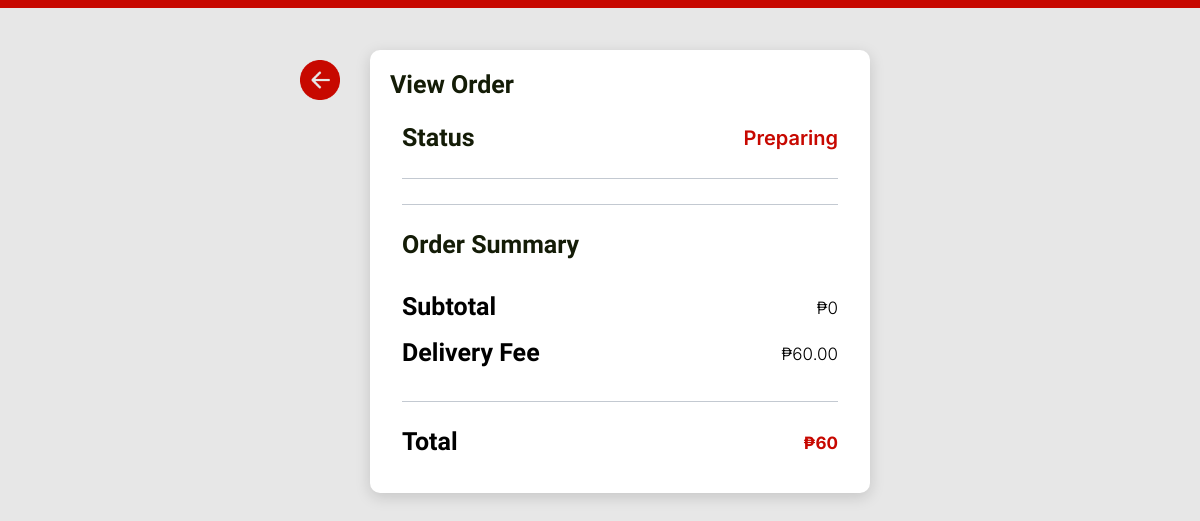
Page /admin/view-order.php?o_id=4 (signed in) on the earlier database version.
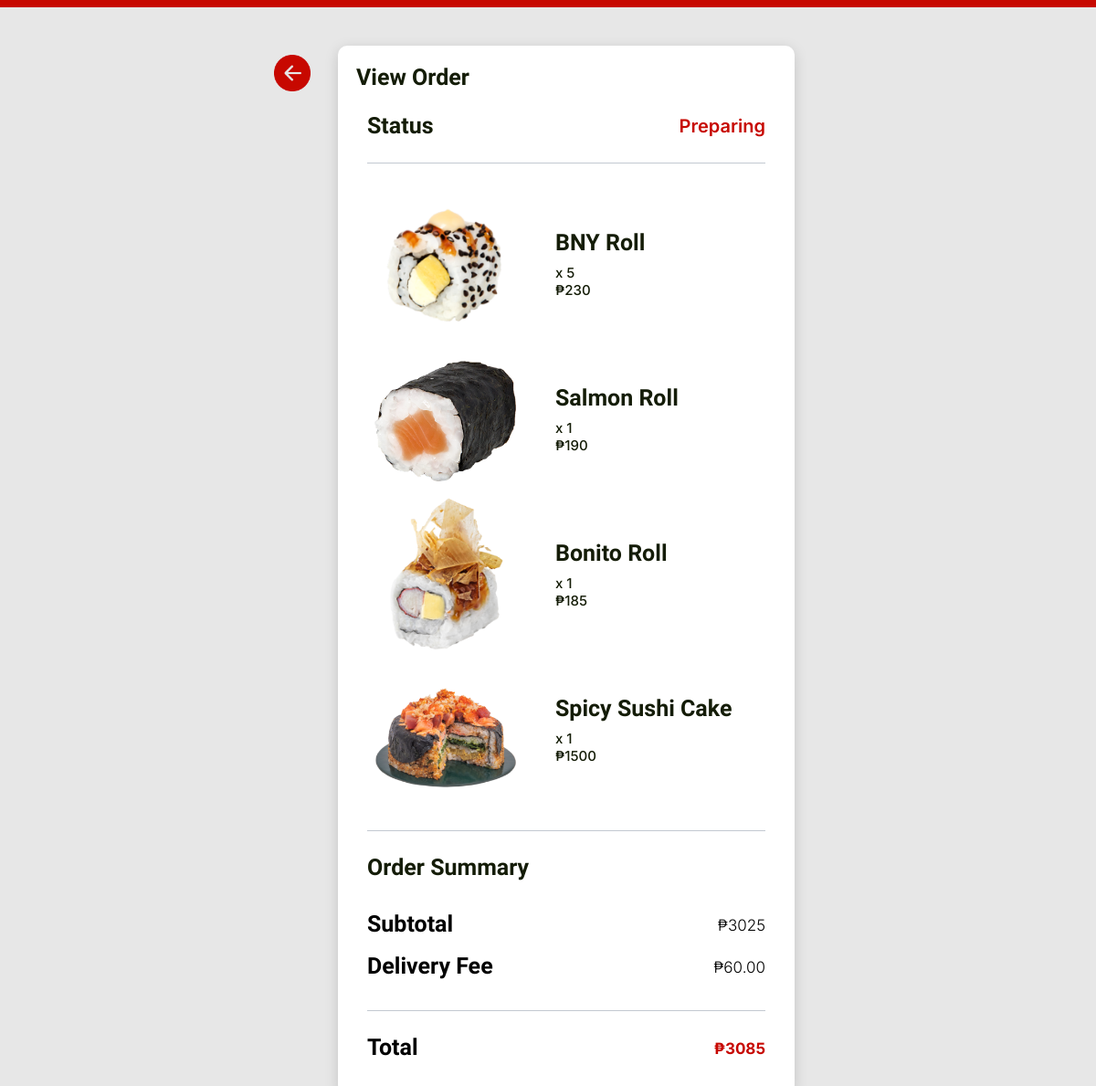
Same page on the later database version.
### tables this page shows
CREATE TABLE `user_orders` (
  `id` int(11) NOT NULL,
  `order_number` int(11) NOT NULL,
  `product_id` int(255) NOT NULL,
  `quantity` int(11) NOT NULL,
  `date` datetime DEFAULT NULL,
  `status` int(11) DEFAULT NULL,
  `user_id` int(11) DEFAULT NULL
);

CREATE TABLE `products` (
  `p_id` int(11) NOT NULL,
  `image` varchar(400) DEFAULT NULL,
  `productName` varchar(255) DEFAULT NULL,
  `price` int(11) NOT NULL,
  `category` int(11) DEFAULT NULL
);

### admin/view-order.php (the view, shortened to what this page needs)
<?php
require "../conn.php";
?>
<!DOCTYPE html>
<html dir="ltr" lang="en">
<head>
    <link href="../css/style.min.css" rel="stylesheet">
    <link href="../css/pagestyles.css" rel="stylesheet">
</head>
<body>
    <div class="wrapper">
        <div class="top-line"></div>
        <div class="back-icon">
            <a href="../admin/order-history.php">
                <img src="../img/backicon.png">
            </a>
        </div>
        <div class="edituserblock">
            <h2>View Order</h2>
            <div class="container">
                <div class="status">
                    <h2 class="status-label">Status</h2>
                    <?php
                    $id = $_GET['o_id'];
                    $query = "SELECT * FROM user_orders JOIN products ON user_orders.product_id = products.p_id WHERE order_number = $id";
                    $result = mysqli_query($conn, $query);
                    $row = mysqli_fetch_assoc($result);
                    if ($row['status'] = 1) {
                        echo "<div class='order-progress p-preparing'>Preparing</div>";
                    } elseif ($row['status'] = 2) {
                        echo "<div class='order-progress p-delivery'>Out for Delivery</div>";
                    } else {
                        echo "<div class='order-progress p-none'>No ongoing order</div>";
                    }
                    ?>
                </div>
                <div class="hline"></div>
                <?php
                $query = "SELECT * FROM user_orders JOIN products ON user_orders.product_id = products.p_id WHERE order_number = $id";
                $result = mysqli_query($conn, $query);
                $subTotal = 0;
                while ($row = mysqli_fetch_assoc($result)) {
                    ?>
                    <div class="d-flex">
                        <div class="food-item-1 w-100">
                            <div class="d-flex align-items-center">
                                <div class="food-img flex-shrink-0">
                                    <img src="../img/menu/<?php echo $row['image'] ?>" alt="food image" width="170"
                                        height="170">
                                </div>
                                <div class="food-content flex-grow-1 ms-3">
                                    <div class="fn">
                                        <h2 class="food-name">
                                            <?php echo $row['productName'] ?>
                                        </h2>
                                        <span class="fn-quantity">x <?php echo $row['quantity'] ?></span>
                                    </div>
                                    <span class="food-price">₱<?php echo $row['price'] ?></span>
                                </div>
                            </div>
                        </div>
                    </div>
                    <?php
                    $subTotal += $row['price'] * $row['quantity'];
                } ?>
                <div class="hline"></div>
                <div>
                    <h2>Order Summary</h2>
                    <div class="subtotal">
                        <h2 class="subtotal-label">Subtotal</h2>
                        <span class="subtotal-price">₱<?php echo $subTotal; ?></span>
                    </div>
                    <div class="df">
                        <h2 class="df-label">Delivery Fee</h2>
                        <span class="df-price">₱60.00</span>
                    </div>
                    <div class="hline"></div>
                    <div class="total">
                        <h2 class="total-label">Total</h2>
                        <span class="total-price">₱<?php echo $subTotal+60; ?></span>
                    </div>
                </div>
            </div>
        </div>
    </div>
</body>
</html>

### css/pagestyles.css (style rules this page uses)
body { font: 14px sans-serif; background-color: #e7e7e7; color: #141C07; }
.wrapper { width: 360px; padding: 20px; }
.wrapper { width: 400px; margin: 0 auto; }
.top-line { position: absolute; height: 8px; left: -0.21%; right: 0%; top: 0px; background: #C70800; }
.back-icon img { width: 40px; height: 40px; top: 60px; left: calc(50% - 500px/2); position: absolute; }
.edituserblock { background-color: #fff; border-radius: 10px; padding: 20px; width: 400px; margin-top: 30px; box-shadow: 0px 4px 15px rgba(0, 0, 0, 0.15); }
.edituserblock h2 { font-weight: 700; font-size: 25px; font-family: 'Readex Pro'; }

### admin/view-order.php (style rules this page uses)
body { font: 14px sans-serif; background-color: #e7e7e7; color: #141C07; }
.wrapper { width: 360px; padding: 20px; }
.wrapper { width: 500px; margin: 0 auto; }
.edituserblock { background-color: #fff; border-radius: 10px; padding: 20px; width: 500px; margin-top: 30px; box-shadow: 0px 4px 15px rgba(0, 0, 0, 0.15); }
.back-icon img { width: 40px; height: 40px; top: 60px; left: calc(50% - 600px/2); position: absolute; }
.status { padding-top: 15px; align-items: center; display: flex; }
.status-label { font-family: 'Readex Pro'; font-weight: 700; font-style: normal; margin-bottom: 0; }
.order-progress { font-family: 'Inter'; font-size: 20px; align-items: center; color: #C70800; font-weight: 600; font-style: normal; margin-left: auto; text-align: right; }
.food-name { font-family: 'Readex Pro'; font-weight: 700; margin-left: 20px; }
.fn-quantity { font-family: 'Inter'; font-size: 15px; font-weight: 500; margin-left: 20px; }
.food-price { font-family: 'Inter'; font-size: 15px; font-weight: 500; margin-left: 20px; }
.subtotal { margin-top: 2rem; margin-bottom: 0.5rem; display: flex; }
.subtotal-label { color: #000; font-family: 'Inter'; font-style: normal; font-weight: 600; font-size: 20px; }
.subtotal-price { color: #000; font-family: 'Inter'; font-style: normal; font-weight: 300; font-size: 17px; padding: 0.4rem 0; text-align: right; margin-left: auto; }
.df { margin-bottom: 0.5rem; display: flex; }
.df-label { color: #000; font-family: 'Inter'; font-style: normal; font-weight: 600; font-size: 20px; }
.df-price { color: #000; font-family: 'Inter'; font-style: normal; font-weight: 300; font-size: 17px; padding: 0.4rem 0; text-align: right; margin-left: auto; }
.hline { margin-top: 25px; margin-bottom: 25px; border-bottom: 0.3px solid #c3c9d1; display: flex; }
.total { margin-bottom: 0.5rem; display: flex; }
.total-label { color: #000; font-family: 'Inter'; font-style: normal; font-weight: 700; font-size: 20px; }
.total-price { color: #C70800; font-family: 'Inter'; font-style: normal; font-weight: 700; font-size: 17px; padding: 0.4rem 0; text-align: right; margin-left: auto; }

Differences in the rows shown:
added user_orders: product.image (picture), product.productName "BNY Roll", quantity "5", product.price "230"
added user_orders: product.image (picture), product.productName "Salmon Roll", quantity "1", product.price "190"
added user_orders: product.image (picture), product.productName "Bonito Roll", quantity "1", product.price "185"
added user_orders: product.image (picture), product.productName "Spicy Sushi Cake", quantity "1", product.price "1500"
Other differences:
$subTotal: "0" → "3025"
$subTotal+60: "60" → "3085"
